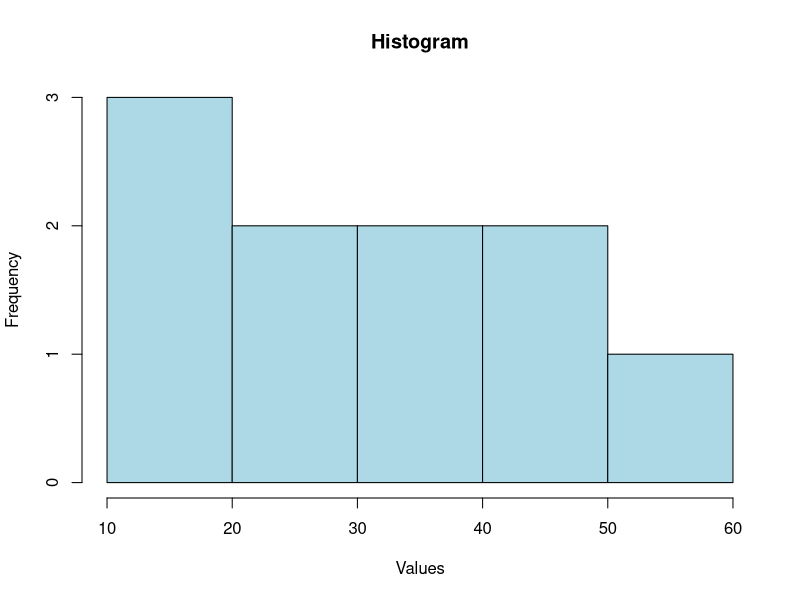

Write the R code that produced this figure.
x <- c(10, 20, 15, 25, 30, 35, 40, 45, 50, 55)

hist(x,
     main = "Histogram",
     xlab = "Values",
     ylab = "Frequency",
     col = "lightblue",
     border = "black")
